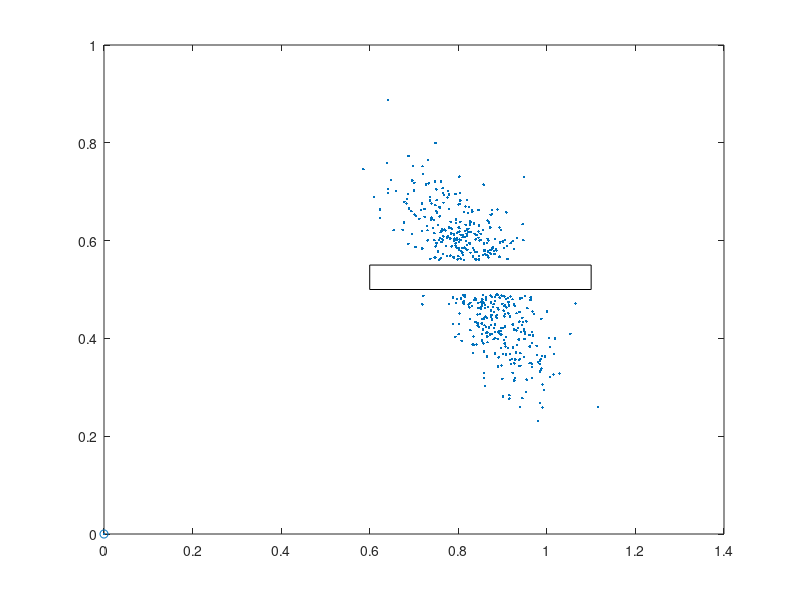

Reproduce this figure in MATLAB.
function velocity()

a1 = 0.005;
a2 = 0;
a3 = 0;
a4 = 10;
a5 = 0;
a6 = 0;


n = 500;
dt = 0.1;
v = ones(2,1);
w = ones(2, 1);
v(1) = 10;
w(1) = 0.5;


x = zeros(n, 1);
y = zeros(n, 1);
theta = zeros(n, 1);
theta(1) = pi/6;
plot(x(1), y(1), 'o');
hold on



barrier = [0.6, 0.5, 0.5, 0.05];
rectangle('Position',barrier)  %给定起点[x,y]  矩形宽w高h

function sample(X)
    while 1
        r = normrnd(0,(a5*v(1)^2 + a6*w(1)^2));
        v(2) = v(1) + normrnd(0,(a1*v(1)^2 + a2*w(1)^2));
        w(2) = w(1) + normrnd(0,(a3*v(1)^2 + a4*w(1)^2));

        rr = v(2)/w(2);
        x(k+1)=X(1)-rr*sin(X(3))+rr*sin(X(3)+w(2)*dt);
        y(k+1)=X(2)+rr*cos(X(3))-rr*cos(X(3)+w(2)*dt);
        theta(k+1)=X(3)+w(2)*dt+r*dt;
        if(y(k+1)<0.49 || y(k+1)>0.56)
            break;
        end
    end
end

for k = 1:n
    sample([x(1), y(1), theta(1)]);
end

scatter(x, y, '.');

end